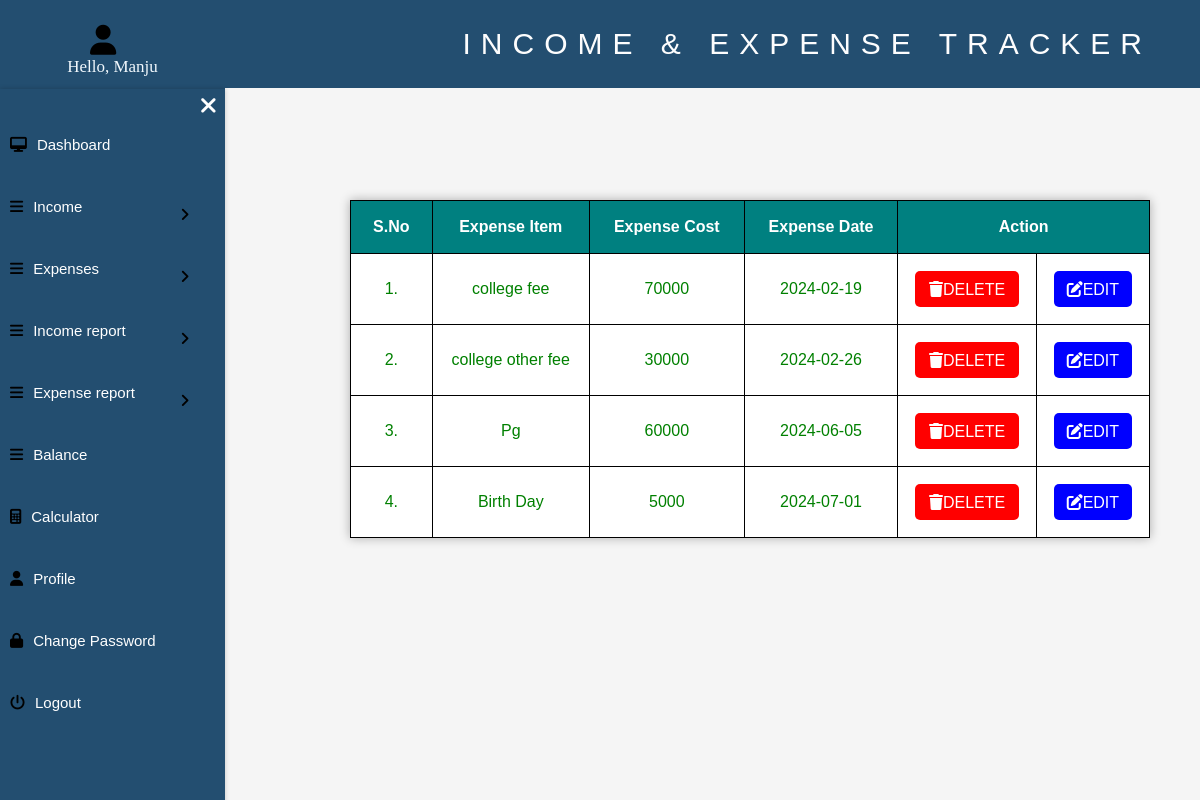
Screenshot of /manage-expense1.php (signed in) with the database file from the repository.
### tables this page shows
CREATE TABLE `users` (
  `ID` int(11) NOT NULL,
  `full_name` varchar(129) DEFAULT NULL,
  `email` varchar(255) DEFAULT NULL,
  `password` varchar(255) DEFAULT NULL,
  `code` varchar(200) DEFAULT NULL,
  `updated_time` timestamp NOT NULL DEFAULT current_timestamp() ON UPDATE current_timestamp()
);

CREATE TABLE `tblexpense` (
  `ID` int(10) NOT NULL,
  `UserId` int(10) NOT NULL,
  `ExpenseDate` date DEFAULT NULL,
  `ExpenseItem` varchar(200) DEFAULT NULL,
  `ExpenseCost` varchar(200) DEFAULT NULL,
  `NoteDate` timestamp NULL DEFAULT current_timestamp()
);

### manage-expense1.php (the view, shortened to what this page needs)
<?php
include('database.php');
if (strlen($_SESSION['user'] == 0)) {
    header('location:logout.php');
} else {
?>
    <!DOCTYPE html>
    <html lang="en">
    <head>
        <link rel="stylesheet" href="css/manage-expensestyleall.css">
        <link rel="stylesheet" href="https://cdnjs.cloudflare.com/ajax/libs/font-awesome/6.4.0/css/all.min.css">
    </head>
    <body>
        <section>
            <div class=main-bar>
                <p class="headline">INCOME & EXPENSE TRACKER</p>
            </div>
            <div class="user">
                <div class="userimg"><i class="fa-regular fa-user"></i></div>
                <h1 class="menu-btn">
                </h1>
                <div class="username">
                    <?php
                    $use = $_SESSION["user"];
                    if ($use) {
                        $ret = mysqli_query($conn, "SELECT full_name FROM users WHERE ID='$use'");
                        $row = mysqli_fetch_assoc($ret);
                        $name = $row['full_name'];
                    ?>
                        <div class="profile-us">
                            <p>
                            Hello, <?php echo $name; ?>
                            </p>
                        </div>
                    <?php
                    } else {
                        echo "user not found";
                    }
                    ?>
                </div>
            </div>
            <div class="side-bar">
                <div class="close-btn">
                    <i class="fas fa-times"></i>
                </div>
                <div class="menu">
                    <div class="item"><a href="sidebar2.php"><i class="fas fa-desktop"></i>Dashboard</a></div>
                    <div class="item"><a class="sub-btn"><i class="fas fa-bars"></i>Income<i class="fas fa-angle-right dropdown"></i></a>
                    </div>
                    <div class="item"><a class="sub-btn"><i class="fas fa-bars"></i>Expenses<i class="fas fa-angle-right dropdown"></i></a>
                    </div>
                    <div class="item"><a class="sub-btn"><i class="fas fa-bars"></i>Income report<i class="fas fa-angle-right dropdown"></i></a>
                    </div>
                    <div class="item"><a class="sub-btn"><i class="fas fa-bars"></i>Expense report<i class="fas fa-angle-right dropdown"></i></a>
                    </div>
                    <div class="item"><a href="balance1.php"><i class="fas fa-bars"></i>Balance</a></div>
                    <div class="item"><a href="calculator1.php"><i class="fas fa-calculator"></i>Calculator</a></div>
                    <div class="item"><a href="user-profile1.php"><i class="fas fa-user"></i>Profile</a></div>
                    <div class="item"><a href="reset-password1.php"><i class="fas fa-lock"></i>Change Password</a></div>
                    <div class="item">
                        <a href="login.php" onclick="showLogoutConfirmation()">
                            <i class="fas fa-power-off"></i>Logout
                        </a>
                    </div>
                </div>
            </div>
        </section>
        <div class="section1">
            <div class=main>
                <table class="table-1">
                    <thead>
                        <tr>
                            <th>S.No</th>
                            <th>Expense Item</th>
                            <th>Expense Cost</th>
                            <th>Expense Date</th>
                            <th colspan="2">Action</th>
                        </tr>
                    </thead>
                    <?php
                    $userid = $_SESSION['user'];
                    $ret = mysqli_query($conn, "select * from tblexpense where UserId='$userid'");
                    $cnt = 1;
                    while ($row = mysqli_fetch_array($ret)) {
                    ?>
                        <tbody>
                            <tr>
                                <td><?php echo $cnt; ?>.</td>
                                <td><?php echo $row['ExpenseItem']; ?></td>
                                <td><?php echo $row['ExpenseCost']; ?></td>
                                <td><?php echo $row['ExpenseDate']; ?></td>
                                <td>
                                    <div style="background-color: red;" class="delete"><a href="manage-expense1.php?delid=<?php echo $row['ID']; ?>" style="text-decoration:none;color:white"><i class="fas fa-trash"></i>DELETE</a></div>
                                </td>
                                <td>
                                    <div style="background-color: blue;" class="delete"><a href="edit-expense.php?id=<?php echo $row['ID']; ?> " style="text-decoration:none;color:white"><i class="fas fa-edit"></i>EDIT</a></div>
                                </td>
                            </tr>
                        <?php
                        $cnt = $cnt + 1;
                    } ?>
                        </tbody>
                </table>
            </div>
        </div>
    </body>
    </html>
<?php } ?>

### css/manage-expensestyleall.css (style rules this page uses)
* { margin: 0; padding: 0; box-sizing: border-box; }
body { min-height: auto; background-color: #f5f5f5;; background-image: url("pexels-pixabay-531880.jpg"); }
.main-bar { background-color: #234E70; padding: 27px; align-items: center; font-family: 'Gill Sans', 'Gill Sans MT', Calibri, 'Trebuchet MS', sans-serif; top: 0; font-size: 30px; position: fixed; color: rgba(255, 255, 255, 0.994); letter-spacing: 10px; width: 100%; text-shadow: 40px; }
.headline { margin-left: 38%; }
.side-bar { background-color: #234E70 ; backdrop-filter: blur(20px); width: 225px; height: 100vh; position: fixed; top: 0; left: 0; overflow-y: auto; margin-top: 89px; transition: 0.5s ease; transition-property: left; box-shadow: 0 0 5px rgba(0, 0, 0, 0.2); }
.side-bar .menu { width: 100%; margin-top: 25px; }
.close-btn { position: absolute; font-size: 23px; right: 0; margin-bottom: 20px; margin-right: 8px; margin-top: 5px; cursor: pointer; transition: 0.4s ease; color: white; }
.menu-btn { position: fixed; font-size: 25px; margin-left: 5px; margin-top: 35px; cursor: pointer; transition: 0.2s ease; }
.side-bar .menu .item a { text-decoration: none; color: white; font-size: 15px; display:block; padding:1px 10px; line-height: 60px; font-family: sans-serif; }
.side-bar .menu .item i { margin-right: 10px; color: black; }
.side-bar .menu .item a .dropdown { margin-left: 10px; margin-top: 30px; right:0; left: 170px; position: fixed; transition: 0.3s ease; }
.userimg i { font-size: 30px; border-radius: 50%; font-weight: 600; color: black; margin-left: 90px; margin-top: 25px; }
.profile-us p { text-align: center; font-family:Cambria, Cochin, Georgia, Times, 'Times New Roman'; font-size: 17px; margin-top: 2px; margin-bottom: 2px; color: rgb(241, 248, 253); }
.user { top: 0; width: 225px; background-color:#234E70; position: fixed; height: 89px; }
.section1 { background-color: #ffffff; width: 800px; height: auto; margin:200px 350px ; box-shadow: 0 0 10px rgba(0, 0, 0, 0.3); display: block; }
.table-1 { border: 2px solid black; border-radius: 2px; line-height: 12px; text-align: center; font-family: 'Gill Sans', 'Gill Sans MT', Calibri, 'Trebuchet MS', sans-serif; width: 800px; }
th { color:#ffffff; padding: 20px; background-color:teal; }
td { padding: 15px; color: green; }
.table-1,th,td { border: 1px solid black; border-collapse: collapse; }
.delete { padding: 10px; text-align: center; margin: 2px; border-radius: 5px; transition: 0.4s ease; text-decoration: none; }

### rows the page displays
users: full_name "Manju"
tblexpense: ExpenseItem "college fee", ExpenseCost "70000", ExpenseDate "2024-02-19"
tblexpense: ExpenseItem "college other fee", ExpenseCost "30000", ExpenseDate "2024-02-26"
tblexpense: ExpenseItem "Pg", ExpenseCost "60000", ExpenseDate "2024-06-05"
tblexpense: ExpenseItem "Birth Day", ExpenseCost "5000", ExpenseDate "2024-07-01"
